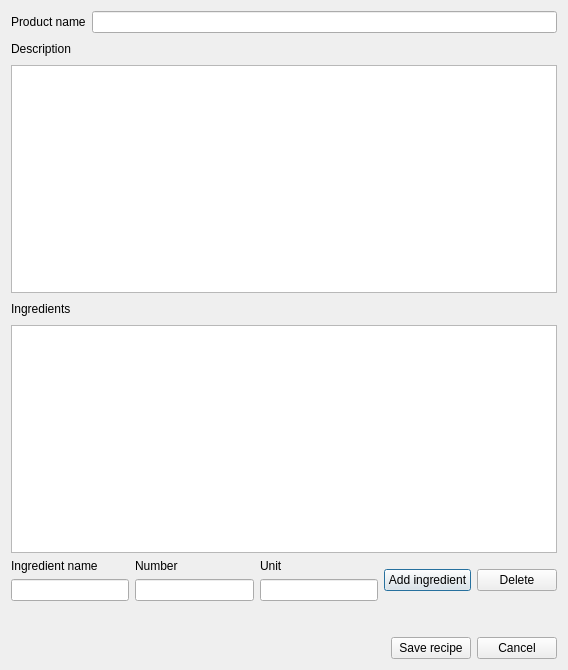
<?xml version="1.0" encoding="UTF-8"?>
<ui version="4.0">
 <class>RecipeView</class>
 <widget class="QDialog" name="RecipeView">
  <property name="geometry">
   <rect>
    <x>0</x>
    <y>0</y>
    <width>568</width>
    <height>670</height>
   </rect>
  </property>
  <property name="windowTitle">
   <string>Dialog</string>
  </property>
  <layout class="QVBoxLayout" name="verticalLayout_7">
   <item>
    <layout class="QHBoxLayout" name="horizontalLayout">
     <item>
      <widget class="QLabel" name="label">
       <property name="text">
        <string>Product name</string>
       </property>
      </widget>
     </item>
     <item>
      <widget class="QLineEdit" name="productName">
       <property name="text">
        <string/>
       </property>
      </widget>
     </item>
    </layout>
   </item>
   <item>
    <layout class="QVBoxLayout" name="verticalLayout">
     <item>
      <layout class="QHBoxLayout" name="horizontalLayout_2">
       <item>
        <widget class="QLabel" name="label_2">
         <property name="text">
          <string>Description</string>
         </property>
        </widget>
       </item>
       <item>
        <spacer name="horizontalSpacer_3">
         <property name="orientation">
          <enum>Qt::Horizontal</enum>
         </property>
         <property name="sizeHint" stdset="0">
          <size>
           <width>40</width>
           <height>20</height>
          </size>
         </property>
        </spacer>
       </item>
      </layout>
     </item>
     <item>
      <widget class="QPlainTextEdit" name="productDesc"/>
     </item>
    </layout>
   </item>
   <item>
    <layout class="QVBoxLayout" name="verticalLayout_6">
     <item>
      <layout class="QVBoxLayout" name="verticalLayout_2">
       <item>
        <layout class="QHBoxLayout" name="horizontalLayout_3">
         <item>
          <widget class="QLabel" name="label_3">
           <property name="text">
            <string>Ingredients</string>
           </property>
          </widget>
         </item>
         <item>
          <spacer name="horizontalSpacer_4">
           <property name="orientation">
            <enum>Qt::Horizontal</enum>
           </property>
           <property name="sizeHint" stdset="0">
            <size>
             <width>40</width>
             <height>20</height>
            </size>
           </property>
          </spacer>
         </item>
        </layout>
       </item>
      </layout>
     </item>
     <item>
      <widget class="QTableView" name="productView"/>
     </item>
    </layout>
   </item>
   <item>
    <layout class="QHBoxLayout" name="horizontalLayout_7">
     <item>
      <layout class="QHBoxLayout" name="horizontalLayout_6">
       <item>
        <layout class="QVBoxLayout" name="verticalLayout_3">
         <item>
          <widget class="QLabel" name="label_4">
           <property name="text">
            <string>Ingredient name</string>
           </property>
          </widget>
         </item>
         <item>
          <widget class="QLineEdit" name="ingredientName"/>
         </item>
        </layout>
       </item>
       <item>
        <layout class="QVBoxLayout" name="verticalLayout_4">
         <item>
          <widget class="QLabel" name="label_5">
           <property name="text">
            <string>Number</string>
           </property>
          </widget>
         </item>
         <item>
          <widget class="QLineEdit" name="ingredientNr"/>
         </item>
        </layout>
       </item>
       <item>
        <layout class="QVBoxLayout" name="verticalLayout_5">
         <item>
          <widget class="QLabel" name="label_6">
           <property name="text">
            <string>Unit</string>
           </property>
          </widget>
         </item>
         <item>
          <widget class="QLineEdit" name="ingredientUnit"/>
         </item>
        </layout>
       </item>
      </layout>
     </item>
     <item>
      <layout class="QHBoxLayout" name="horizontalLayout_5">
       <item>
        <widget class="QPushButton" name="btnAdd">
         <property name="text">
          <string>Add ingredient</string>
         </property>
        </widget>
       </item>
       <item>
        <widget class="QPushButton" name="btnDelete">
         <property name="text">
          <string>Delete</string>
         </property>
        </widget>
       </item>
      </layout>
     </item>
    </layout>
   </item>
   <item>
    <spacer name="verticalSpacer">
     <property name="orientation">
      <enum>Qt::Vertical</enum>
     </property>
     <property name="sizeType">
      <enum>QSizePolicy::Fixed</enum>
     </property>
     <property name="sizeHint" stdset="0">
      <size>
       <width>20</width>
       <height>30</height>
      </size>
     </property>
    </spacer>
   </item>
   <item>
    <layout class="QHBoxLayout" name="horizontalLayout_4">
     <item>
      <spacer name="horizontalSpacer">
       <property name="orientation">
        <enum>Qt::Horizontal</enum>
       </property>
       <property name="sizeHint" stdset="0">
        <size>
         <width>40</width>
         <height>20</height>
        </size>
       </property>
      </spacer>
     </item>
     <item>
      <widget class="QPushButton" name="btnSave">
       <property name="text">
        <string>Save recipe</string>
       </property>
      </widget>
     </item>
     <item>
      <widget class="QPushButton" name="btnCancel">
       <property name="text">
        <string>Cancel</string>
       </property>
      </widget>
     </item>
    </layout>
   </item>
  </layout>
 </widget>
 <resources/>
 <connections/>
</ui>
